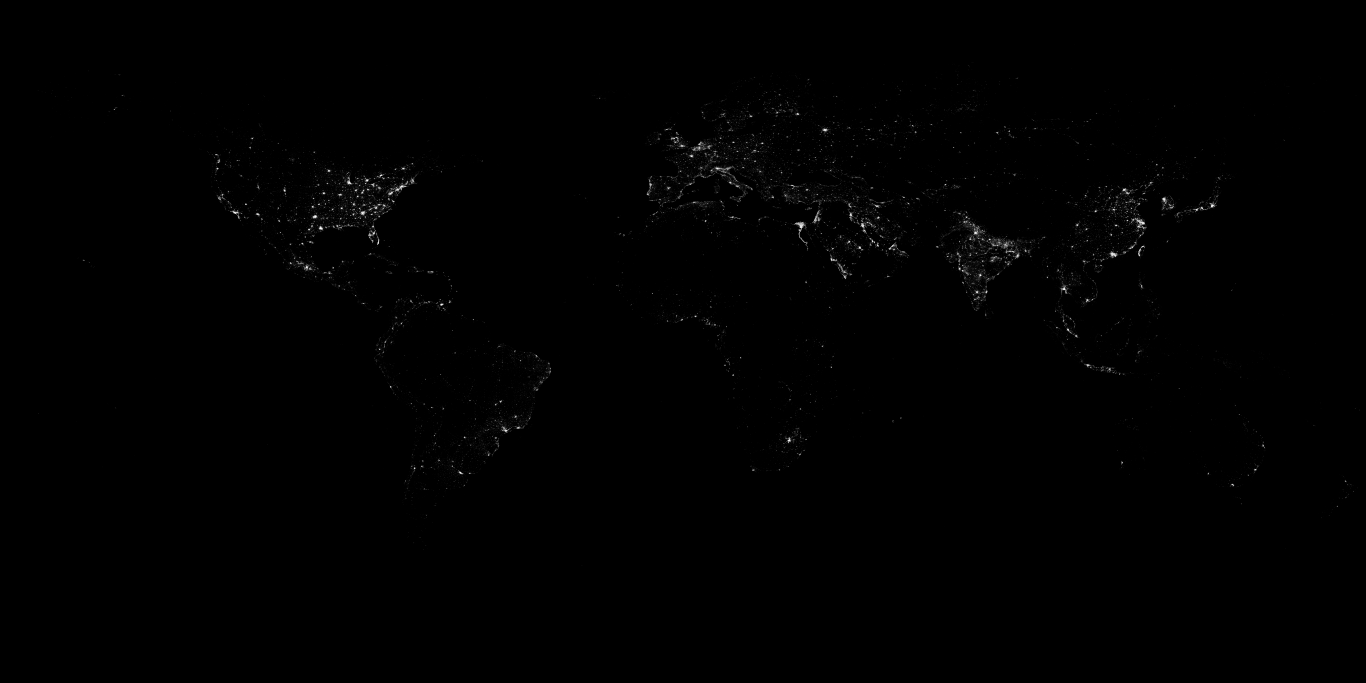
#> input picture src/assets/lights_4096.png, 4096 x 2048 px (shown at 1/3 size)
$ python build_lights_detail.py ../src/assets/lights_4096.png ../src/assets/lights_4096.png out.png
#> lines starting #> are read from the running program, lines starting #| are printed output that depends on the picture
"""Sharper lights for the close-ups (the jump and the joyrides): central Florida cut from the NASA Black Marble 2016
grayscale 500 m tile B1 (lon -90..0, lat 0..90, as downsampled to 8000 px in flight-globe/source-data).

The tile is graded differently from the 3 km map, so its levels are matched to lights_4096.png over the same box
(mean of the lit pixels), so the patch blends in with no visible edge.
Usage: python3 scripts/build_lights_detail.py <BlackMarble_2016_B1_gray.jpg> <lights_4096.png> <out.png>
"""
import sys
from PIL import Image, ImageStat

# lon0, lat0, lon1, lat1. Keep in step with DETAIL_BOX in src/scene/Surface.tsx.
BOX = (-88.0, 23.0, -76.0, 33.0)
TILE = (-90.0, 0.0, 0.0, 90.0)
FLOOR = 3

Image.MAX_IMAGE_PIXELS = None
tile = Image.open(sys.argv[1]).convert("L")
#> tile is the input picture: PIL image 4096x2048 L; min 0, max 255, mean 0.9
glob = Image.open(sys.argv[2]).convert("L")


def crop(img, box, extent):
#> called with box = (-88, 23, -76, 33), extent = (-90, 0, 0, 90)
    w, h = img.size
#> w = 4096; h = 2048
    x = lambda lon: (lon - extent[0]) / (extent[2] - extent[0]) * w
    y = lambda lat: (extent[3] - lat) / (extent[3] - extent[1]) * h
    return img.crop((round(x(box[0])), round(y(box[3])), round(x(box[2])), round(y(box[1]))))


detail = crop(tile, BOX, TILE).point(lambda v: max(0, round((v - FLOOR) * 255 / (255 - FLOOR))))
ref = crop(glob, BOX, (-180.0, -90.0, 180.0, 90.0))
#> call 2 of crop, with box = (-88, 23, -76, 33), extent = (-180, -90, 180, 90)
#> in crop (call 2), `return img.crop((round(x(box[0])), round(y(box[3])), round(x(box[2])),..`:
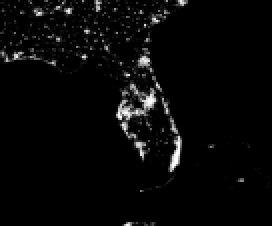
#> returned value: PIL image 136x113 L (shown 2 times larger); min 0, max 255, mean 7.8
small = detail.resize(ref.size, Image.BOX)
#> (the run stopped early here; a loop or call above may not have finished)

$ run again, with src/assets/lights_florida.png copied over src/assets/lights_4096.png
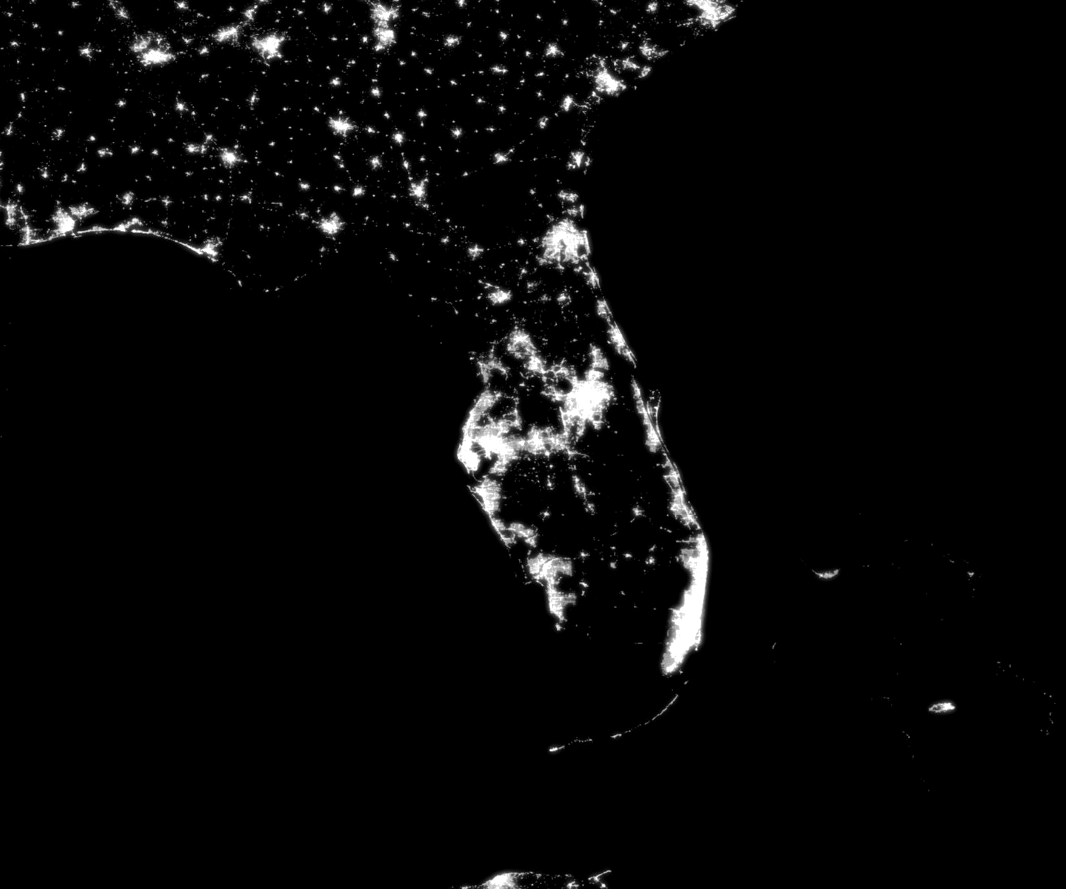
#> input picture src/assets/lights_florida.png, 1066 x 889 px
#> tile is the input picture: PIL image 1066x889 L; min 0, max 255, mean 7.9
#> in crop (call 2), `return img.crop((round(x(box[0])), round(y(box[3])), round(x(box[2])),..`:
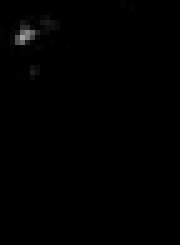
#> returned value: PIL image 36x49 L (shown 5 times larger); min 0, max 162, mean 0.9
#> small: PIL image 36x49 L; every value is 0
